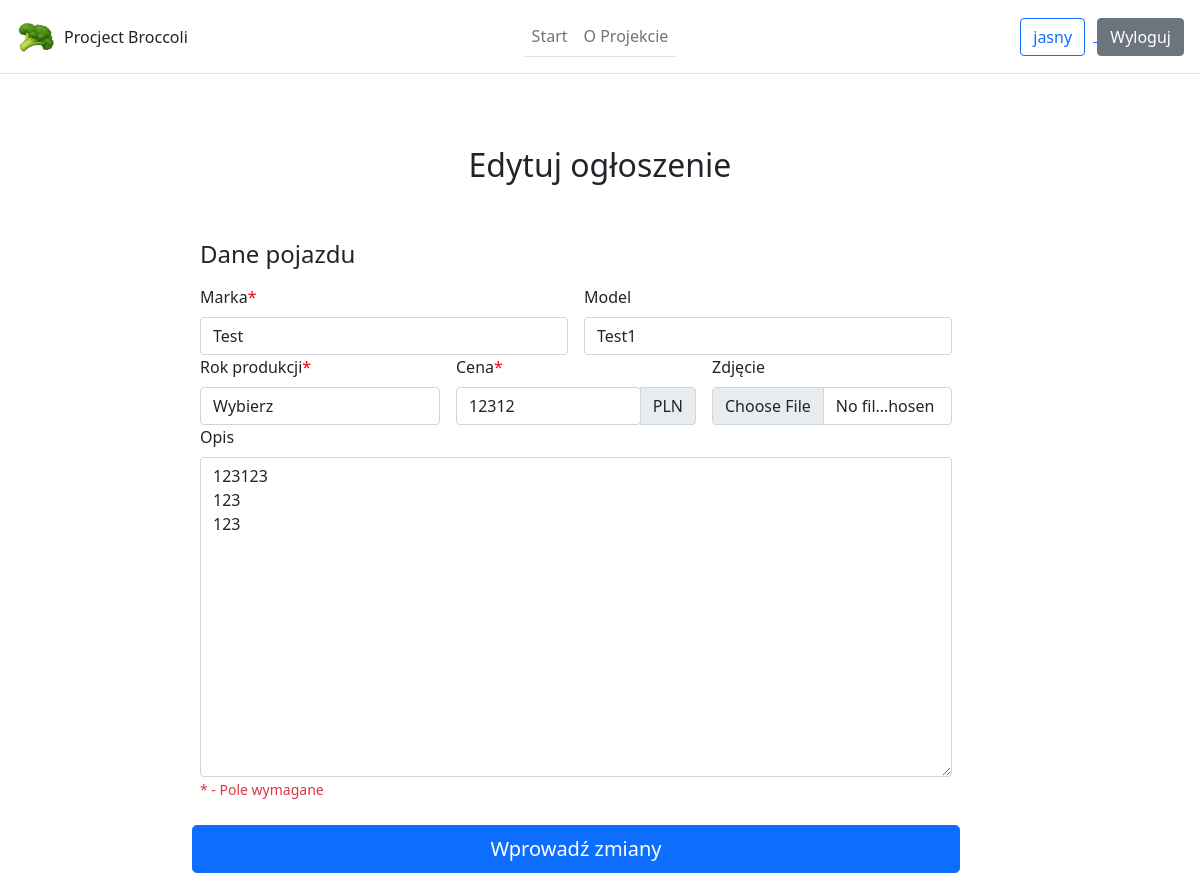
The page /post/3/edit (signed in) on the database as committed earlier.
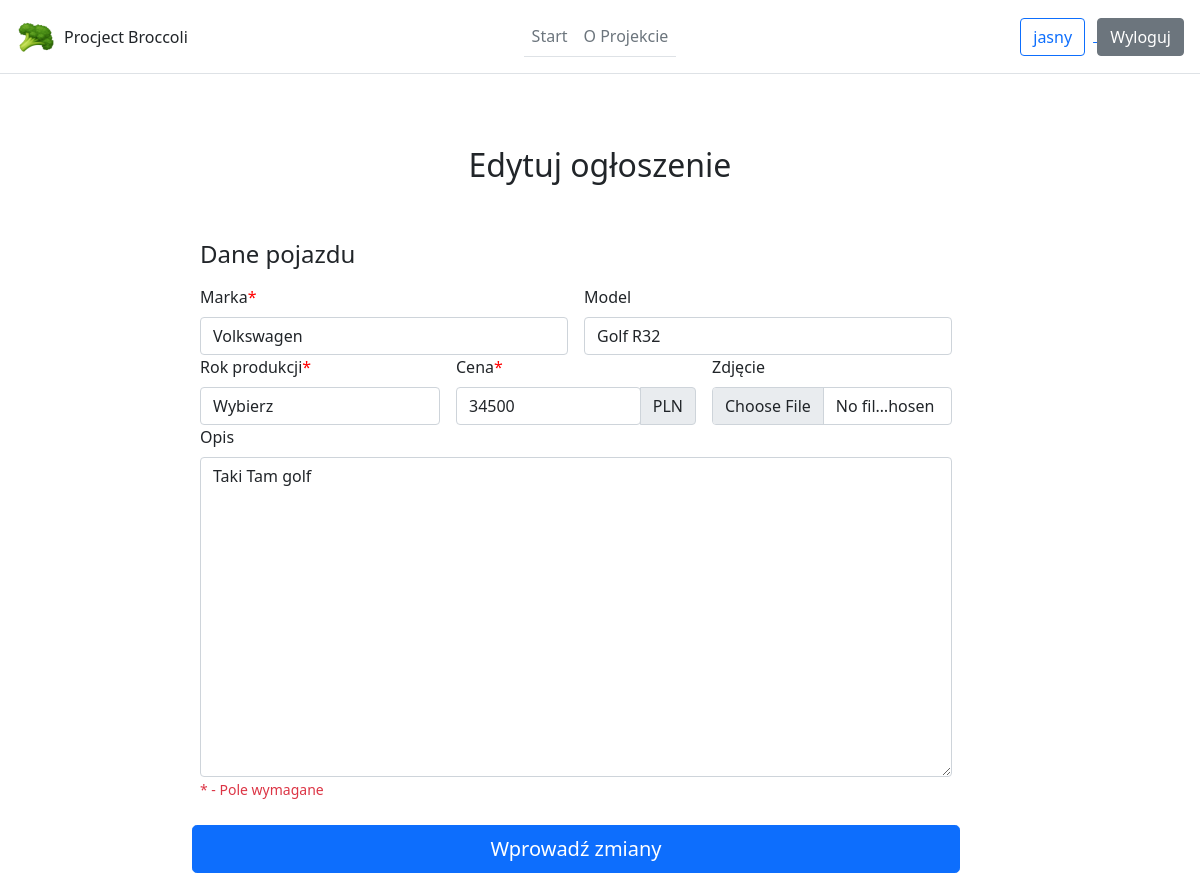
The same page on the database as committed later.
### appData/models.py (models this page shows, shortened)
class Post(db.Model):
    id = db.Column(db.Integer, primary_key=True)
    user_id = db.Column(db.Integer, db.ForeignKey('user.id'), nullable=False)
    manufacture = db.Column(db.String(100), nullable=False)
    model = db.Column(db.String(100))
    manufacture_year = db.Column(db.String(4))
    photo = db.Column(db.String(30), nullable=False, default='defaultCar.jpg')
    description = db.Column(db.Text)
    price = db.Column(db.Integer(), nullable=False)
    date_posted = db.Column(db.DateTime, nullable=False, default=datetime.utcnow)

### appData/routes.py (the view)
@app.route('/post/<int:post_id>/edit')
@login_required
def edit_post(post_id):
    post = Post.query.get_or_404(post_id)
    thisYear = int(datetime.now().strftime("%Y"))
    title = 'Edytuj ogłoszenie - ' + post.manufacture + ' ' + post.model
    if current_user.id == post.author.id:
        return render_template('edit_post.html', post=post,  current_year=thisYear, title=title)
    else:
        flash('Nie możesz edytować ogłoszenia które nie jest twoje!','warning')
        redirectLocation = '/post/'+str(post.id)
        return redirect(redirectLocation)

### appData/models.py (called while the page is built)
@login_manager.user_loader #copy
def load_user(user_id):
    return User.query.get(int(user_id))

### appData/templates/edit_post.html (shortened to what this page needs)
{% extends "layout.html" %}
{% block content %}
<div class="py-5 text-center">
    <h2>Edytuj ogłoszenie</h2>
  </div>
  <div class="row g-5 justify-content-center" style="width: 100%;">
    <div class="col-md-7 col-lg-8">
      <h4 class="mb-3">Dane pojazdu</h4>
      <form class="needs-validation" action="{{ url_for('new_post_publish') }}" method="post">
        <div class="row g-3">
          <div class="col-sm-6">
            <label for="manufacture" class="form-label form-field-required">Marka</label>
            <input type="text" class="form-control" id="manufacture" name="manufacture" value="{{ post.manufacture }}" required>
          </div>
          <div class="col-sm-6">
            <label for="model" class="form-label">Model</label>
            <input type="text" class="form-control" id="model" name="model" value="{{ post.model }}"  >
          </div>
        </div>
        <div class="row g-3">
          <div class="col-sm-4">
            <label for="manufacture_year" class="form-label form-field-required">Rok produkcji</label>
            <select class="form-control" id="manufacture_year" name="manufacture_year" required>
                <option disabled selected value>
                    Wybierz
                </option>
            </select>
          </div>
          <div class="col-sm-4">
            <label for="price" class="form-label form-field-required">Cena</label>
            <div class="input-group has-validation">
                <input type="number" class="form-control" id="price" name="price" value="{{ post.price }}" required>
                <span class="input-group-text">PLN</span>
            </div>
          </div>
          <div class="col-sm-4">
            <label for="photo" class="form-label">Zdjęcie</label>
            <input type="file" class="form-control" id="photo" name="photo">
          </div>
        </div>
        <div class="row g-3">
          <div class="col-sm-12">
            <label for="description" class="form-label">Opis</label>
            <textarea class="form-control" id="description" name="description" style="height: 320px;">{{ post.description }}</textarea>
          </div>
        </div>
        <small class="form-text text-danger">* - Pole wymagane</small>
        <div class="row g-3 mt-2 justify-content-end">
          <button class="w-15 btn btn-primary btn-lg" type="submit">Wprowadź zmiany</button>
        </div>
      </form>
    </div>
  </div>
{% endblock content %}

Rows that differ between the two databases and show on the page:
changed Post: manufacture "Test" → "Volkswagen"; model "Test1" → "Golf R32"; price "12312" → "34500"; description "123123 123 123" → "Taki Tam golf"
